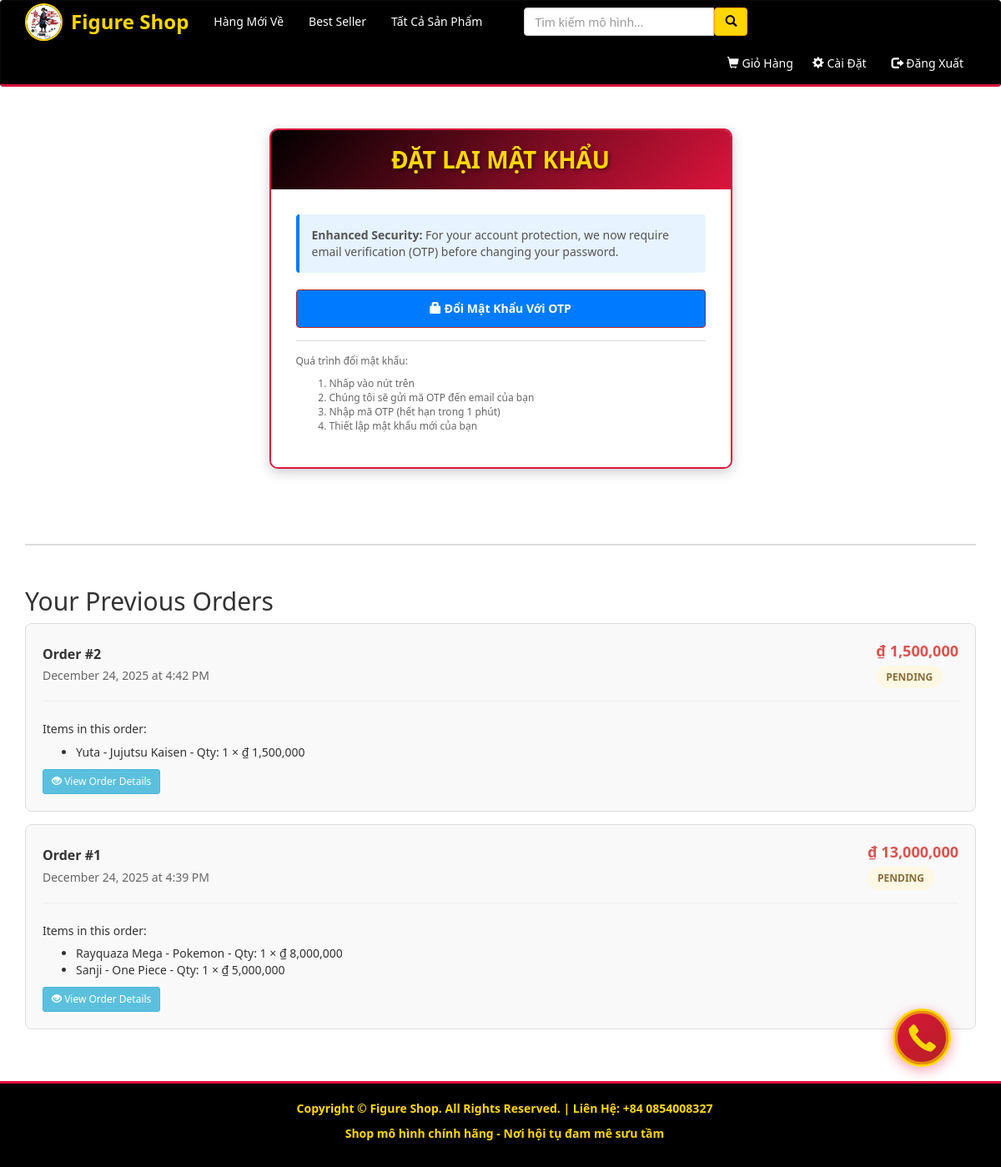
Page /settings.php (signed in) on the committed database.
### tables this page shows
CREATE TABLE `orders` (
  `id` int(11) NOT NULL,
  `order_uid` char(36) NOT NULL,
  `user_id` int(11) NOT NULL,
  `total_amount` decimal(18,2) NOT NULL,
  `status_id` int(11) NOT NULL DEFAULT 2,
  `notes` text DEFAULT NULL,
  `created_at` timestamp NOT NULL DEFAULT current_timestamp(),
  `updated_at` timestamp NOT NULL DEFAULT current_timestamp() ON UPDATE current_timestamp()
);

CREATE TABLE `order_statuses` (
  `id` int(11) NOT NULL,
  `name` varchar(50) NOT NULL,
  `description` varchar(255) DEFAULT NULL,
  `color` varchar(20) DEFAULT NULL,
  `is_active` tinyint(1) DEFAULT 1,
  `created_at` timestamp NOT NULL DEFAULT current_timestamp()
);

CREATE TABLE `order_items` (
  `id` int(11) NOT NULL,
  `order_id` int(11) NOT NULL,
  `item_id` int(11) NOT NULL,
  `quantity` int(11) NOT NULL DEFAULT 1,
  `unit_price` decimal(18,2) NOT NULL,
  `subtotal` decimal(18,2) NOT NULL,
  `created_at` timestamp NOT NULL DEFAULT current_timestamp()
);

CREATE TABLE `items` (
  `id` int(11) NOT NULL,
  `name` varchar(255) NOT NULL,
  `description` text DEFAULT NULL,
  `price` decimal(10,2) NOT NULL,
  `stock_quantity` int(11) DEFAULT 0,
  `sku` varchar(50) DEFAULT NULL,
  `category` varchar(100) DEFAULT NULL,
  `image` varchar(255) DEFAULT NULL,
  `is_active` tinyint(1) DEFAULT 1,
  `is_new` tinyint(1) DEFAULT 0,
  `created_at` timestamp NOT NULL DEFAULT current_timestamp(),
  `updated_at` timestamp NOT NULL DEFAULT current_timestamp() ON UPDATE current_timestamp()
);

### settings.php (the view, shortened to what this page needs)
<?php
    require 'connection.php';
    $user_id = isset($_SESSION['id']) ? intval($_SESSION['id']) : 0;
    $user_orders = array();
    if ($user_id > 0) {
        $order_query = "SELECT o.id, o.total_amount, o.status_id, o.created_at, os.name as status_name
                        FROM orders o
                        LEFT JOIN order_statuses os ON o.status_id = os.id
                        WHERE o.user_id = ?
                        ORDER BY o.created_at DESC";
        $stmt = mysqli_prepare($con, $order_query);
        if ($stmt) {
            mysqli_stmt_bind_param($stmt, "i", $user_id);
            mysqli_stmt_execute($stmt);
            $result = mysqli_stmt_get_result($stmt);
            while ($order = mysqli_fetch_assoc($result)) {
                $user_orders[] = $order;
            }
        }
    }
?>
<!DOCTYPE html>
<html>
    <head>
        <link rel="stylesheet" href="bootstrap/css/bootstrap.min.css" type="text/css">
        <link rel="stylesheet" href="css/style.css" type="text/css">
    </head>
    <body>
        <div>
            <?php
                require 'header.php';
            ?>
            <br>
            <div class="container settings-container">
                <div class="row">
                    <div class="col-xs-12 col-sm-10 col-md-8 col-lg-6 col-xs-offset-0 col-sm-offset-1 col-md-offset-2 col-lg-offset-3">
                        <div class="signup-container">
                            <div class="signup-header">
                                <h2><strong>ĐẶT LẠI MẬT KHẨU</strong></h2>
                            </div>
                            <div class="signup-body">
                                <div style="background-color: #e7f3ff; border-left: 4px solid #007bff; padding: 15px; margin-bottom: 20px; border-radius: 4px;">
                                    <p style="margin: 0; color: #555; font-size: 14px;">
                                        <strong>Enhanced Security:</strong> For your account protection, we now require email verification (OTP) before changing your password.
                                    </p>
                                </div>
                                <a href="change_password.php" class="btn btn-primary btn-block" style="padding: 12px; text-decoration: none; display: inline-block; width: 100%; text-align: center; background-color: #007bff; color: white; border-radius: 4px; font-weight: bold;">
                                    <span class="glyphicon glyphicon-lock"></span> Đổi Mật Khẩu Với OTP
                                </a>
                                <p style="margin-top: 15px; padding-top: 15px; border-top: 1px solid #ddd; color: #666; font-size: 12px;">
                                    Quá trình đổi mật khẩu:
                                </p>
                                <ol style="color: #666; font-size: 12px; margin: 10px 0;">
                                    <li>Nhấp vào nút trên</li>
                                    <li>Chúng tôi sẽ gửi mã OTP đến email của bạn</li>
                                    <li>Nhập mã OTP (hết hạn trong 1 phút)</li>
                                    <li>Thiết lập mật khẩu mới của bạn</li>
                                </ol>
                            </div>
                        </div>
                    </div>
                </div>
            </div>
            <div class="container settings-container">
                <div class="orders-section">
                    <h2>Your Previous Orders</h2>
                    <?php if (empty($user_orders)): ?>
                        <div class="no-orders">
                            <p>You haven't placed any orders yet.</p>
                            <p>
                                <a href="products.php" class="btn btn-primary">
                                    <span class="glyphicon glyphicon-shopping-cart"></span> Start Shopping
                                </a>
                            </p>
                        </div>
                    <?php else: ?>
                        <div class="row">
                            <div class="col-md-12">
                                <?php foreach ($user_orders as $order): ?>
                                    <div class="order-card">
                                        <div class="order-header">
                                            <div>
                                                <div class="order-id">Order #<?php echo intval($order['id']); ?></div>
                                                <div class="order-date">
                                                    <?php echo date('F d, Y \a\t g:i A', strtotime($order['created_at'])); ?>
                                                </div>
                                            </div>
                                            <div>
                                                <div class="order-amount">
                                                    ₫ <?php echo number_format($order['total_amount'], 0); ?>
                                                </div>
                                                <div>
                                                    <?php
                                                        $status_name = $order['status_name'] ? strtolower($order['status_name']) : 'unknown';
                                                        $status_class = 'status-' . str_replace(' ', '-', $status_name);
                                                    ?>
                                                    <span class="order-status <?php echo htmlspecialchars($status_class); ?>">
                                                        <?php echo htmlspecialchars($order['status_name'] ?? 'Unknown'); ?>
                                                    </span>
                                                </div>
                                            </div>
                                        </div>
                                        <div style="margin-top: 15px; padding-top: 15px; border-top: 1px solid #eee;">
                                            <?php
                                                $items_query = "SELECT oi.quantity, oi.unit_price, i.name
                                                               FROM order_items oi
                                                               JOIN items i ON oi.item_id = i.id
                                                               WHERE oi.order_id = ?";
                                                $items_stmt = mysqli_prepare($con, $items_query);
                                                if ($items_stmt) {
                                                    $order_id = intval($order['id']);
                                                    mysqli_stmt_bind_param($items_stmt, "i", $order_id);
                                                    mysqli_stmt_execute($items_stmt);
                                                    $items_result = mysqli_stmt_get_result($items_stmt);
                                                    $item_count = mysqli_num_rows($items_result);
                                                    if ($item_count > 0) {
                                                        echo '<h5>Items in this order:</h5>';
                                                        echo '<ul style="margin-bottom: 0;">';
                                                        while ($item = mysqli_fetch_assoc($items_result)) {
                                                            echo '<li>';
                                                            echo htmlspecialchars($item['name']) . ' - ';
                                                            echo 'Qty: ' . intval($item['quantity']) . ' × ';
                                                            echo '₫ ' . number_format($item['unit_price'], 0);
                                                            echo '</li>';
                                                        }
                                                        echo '</ul>';
                                                    }
                                                }
                                            ?>
                                        </div>
                                        <div class="view-details-btn">
                                            <a href="order_details.php?id=<?php echo intval($order['id']); ?>" class="btn btn-info btn-sm">
                                                <span class="glyphicon glyphicon-eye-open"></span> View Order Details
                                            </a>
                                        </div>
                                    </div>
                                <?php endforeach; ?>
                            </div>
                        </div>
                    <?php endif; ?>
                </div>
            </div>
            <br><br><br><br><br>
           <footer class="footer">
               <div class="container">
               <center>
                   <p>Copyright &copy Figure Shop. All Rights Reserved. | Liên Hệ: +84 0854008327</p>
                   <p>Shop mô hình chính hãng - Nơi hội tụ đam mê sưu tầm</p>
               </center>
               </div>
           </footer>
        </div>
        <?php require 'hotline_widget.php'; ?>
    </body>
</html>

### css/style.css (style rules this page uses)
:root { --primary-red: #DC143C; --dark-red: #B22222; --light-red: #FF6B6B; --primary-black: #000000; --dark-gray: #1a1a1a; --primary-yellow: #FFD700; --light-yellow: #FFE44D; --dark-yellow: #FFA500; }
body { font-family: 'Segoe UI', 'Arial', 'Helvetica', sans-serif; -webkit-font-smoothing: antialiased; -moz-osx-font-smoothing: grayscale; }
.btn-primary { background-color: var(--primary-red); border-color: var(--dark-red); }
footer { background-color: var(--primary-black); color: var(--primary-yellow); font-size:14px; font-weight:bold; padding:20px; bottom:0; border-top: 3px solid var(--primary-red); }
html { min-height:100%; position:relative; }
.footer { position: absolute; bottom:0; right:0; left:0; }
.signup-container { background: #fff; border-radius: 10px; box-shadow: 0 4px 15px rgba(0, 0, 0, 0.2); overflow: hidden; border: 2px solid var(--primary-red); }
.signup-header { background: linear-gradient(135deg, var(--primary-black) 0%, var(--primary-red) 100%); padding: 20px; text-align: center; }
.signup-header h2 { color: var(--primary-yellow); margin: 0; font-size: 28px; text-shadow: 2px 2px 4px rgba(0,0,0,0.5); }
.signup-body { padding: 30px; background: #fff; }

### settings.php (style rules this page uses)
.settings-container { margin-top: 30px; margin-bottom: 50px; }
.orders-section { margin-top: 40px; padding-top: 30px; border-top: 2px solid #ddd; }
.order-card { background-color: #f9f9f9; border: 1px solid #ddd; border-radius: 8px; padding: 20px; margin-bottom: 15px; transition: box-shadow 0.3s; }
.order-header { display: flex; justify-content: space-between; align-items: center; margin-bottom: 15px; flex-wrap: wrap; }
.order-id { font-weight: bold; color: #333; font-size: 16px; }
.order-date { color: #666; font-size: 14px; margin-top: 5px; }
.order-amount { font-size: 18px; font-weight: bold; color: #d9534f; }
.order-status { display: inline-block; padding: 5px 12px; border-radius: 20px; font-size: 12px; font-weight: bold; text-transform: uppercase; margin-top: 5px; }
.status-pending { background-color: #fcf8e3; color: #8a6d3b; }
.view-details-btn { margin-top: 10px; }

### rows in the picture
orders: id "2", created_at "December 24, 2025 at 4:42 PM", total_amount "1,500,000", status.name "PENDING"
order_items: item.name "Yuta - Jujutsu Kaisen", quantity "1", unit_price "1,500,000"
orders: id "1", created_at "December 24, 2025 at 4:39 PM", total_amount "13,000,000", status.name "PENDING"
order_items: item.name "Rayquaza Mega - Pokemon", quantity "1", unit_price "8,000,000"
order_items: item.name "Sanji - One Piece", quantity "1", unit_price "5,000,000"
